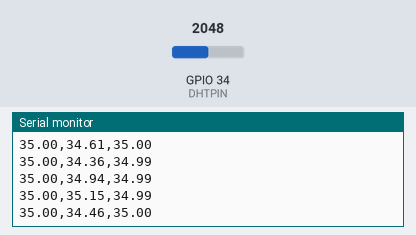
This sketch was run on a simulated ESP32. Parts: the last lines printed to the serial monitor. The test bench sets the inputs (shaded band); at power-on: GPIO 34 (DHTPIN) = 2048. Random numbers use the default seed unless the sketch sets one.

Above: at 1.2 s.
1.3 s: GPIO 34 (DHTPIN) set to 2866
At 1.32 s:
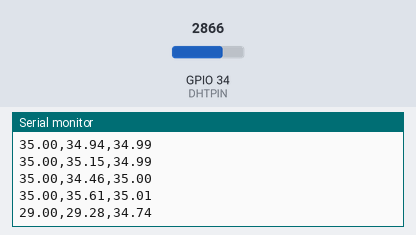
2.8 s: GPIO 34 (DHTPIN) set to 3603
At 2.84 s:
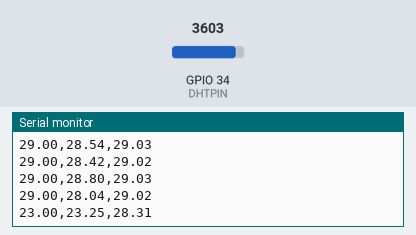
Timing chart, 0 to 5.8 s (numbered marks = the images above; inputs shaded):
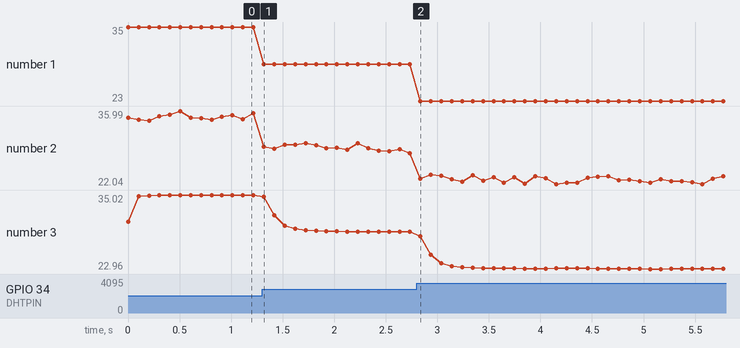

Measured:
- after the input at 1.3 s, the serial monitor: prints a new line at once (image 1)
- plotted number 1: 35 → 29 after the input at 1.3 s
- plotted number 2: 35.61 → 28.04 after the input at 1.3 s
- plotted number 3: 35.01 → 29.02 after the input at 1.3 s

The sketch:

FC-28.ino
```cpp
#include <SimpleKalmanFilter.h>

SimpleKalmanFilter simpleKalmanFilter(2, 2, 0.01);

#include <DHT.h>

#define DHTPIN 34       // Pin del sensor DHT11 conectado al Arduino
#define DHTTYPE DHT11  // Tipo de sensor DHT

DHT dht(DHTPIN, DHTTYPE);


// Serial output refresh time
const long SERIAL_REFRESH_TIME = 100;
long refresh_time;

//const int pin34 = 34;

void setup() {
  Serial.begin(9600);
  dht.begin();
}

void loop() {

  // read a reference value from A0 and map it from 0 to 100
  float real_value = map(analogRead(DHTPIN), 4096, 0, 20, 50); // 4096 corresponde a los bits del esp32
  //float real_value = digitalRead(DHTPIN); // 4096 corresponde a los bits del esp32

  // add a noise to the reference value and use as the measured value
  float measured_value = real_value + random(-100,100)/100.0;

  // calculate the estimated value with Kalman Filter
  float estimated_value = simpleKalmanFilter.updateEstimate(measured_value);

  // send to Serial output every 100ms
  // use the Serial Ploter for a good visualization
  if (millis() > refresh_time) {
    Serial.print(real_value,2);
    Serial.print(",");
    Serial.print(measured_value,2);
    Serial.print(",");
    Serial.print(estimated_value,2);
    Serial.println();

    refresh_time = millis() + SERIAL_REFRESH_TIME;
  }

}
```
